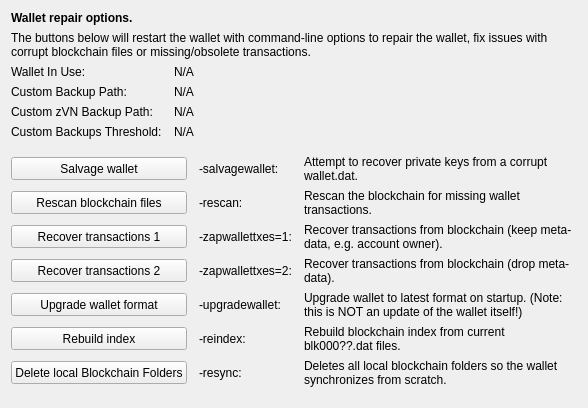
     <widget class="QWidget" name="tab_repair">
      <attribute name="title">
       <string>&amp;Wallet Repair</string>
      </attribute>
      <layout class="QGridLayout" name="gridLayout_4" columnstretch="0,0,0,0">
       <property name="horizontalSpacing">
        <number>12</number>
       </property>
       <item row="0" column="0" colspan="4">
        <widget class="QLabel" name="label_repair_header">
         <property name="font">
          <font>
           <weight>75</weight>
           <bold>true</bold>
          </font>
         </property>
         <property name="text">
          <string>Wallet repair options.</string>
         </property>
        </widget>
       </item>
       <item row="1" column="0" colspan="4">
        <widget class="QLabel" name="label_repair_helptext">
         <property name="font">
          <font>
           <weight>50</weight>
           <bold>false</bold>
          </font>
         </property>
         <property name="text">
          <string>The buttons below will restart the wallet with command-line options to repair the wallet, fix issues with corrupt blockchain files or missing/obsolete transactions.</string>
         </property>
         <property name="wordWrap">
          <bool>true</bool>
         </property>
        </widget>
       </item>
       <item row="2" column="0">
        <widget class="QLabel" name="wallet_path_label">
         <property name="text">
          <string>Wallet In Use:</string>
         </property>
        </widget>
       </item>
       <item row="2" column="1" colspan="3">
        <widget class="QLabel" name="wallet_path">
         <property name="cursor">
          <cursorShape>IBeamCursor</cursorShape>
         </property>
         <property name="text">
          <string>N/A</string>
         </property>
         <property name="textFormat">
          <enum>Qt::PlainText</enum>
         </property>
         <property name="textInteractionFlags">
          <set>Qt::LinksAccessibleByMouse|Qt::TextSelectableByKeyboard|Qt::TextSelectableByMouse</set>
         </property>
        </widget>
       </item>
       <item row="3" column="0">
        <widget class="QLabel" name="wallet_custombackuppath_label">
         <property name="visible">
          <bool>false</bool>
         </property>
         <property name="text">
          <string>Custom Backup Path:</string>
         </property>
        </widget>
       </item>
       <item row="3" column="1" colspan="3">
        <widget class="QLabel" name="wallet_custombackuppath">
         <property name="cursor">
          <cursorShape>IBeamCursor</cursorShape>
         </property>
         <property name="visible">
          <bool>false</bool>
         </property>
         <property name="text">
          <string>N/A</string>
         </property>
         <property name="textFormat">
          <enum>Qt::PlainText</enum>
         </property>
         <property name="textInteractionFlags">
          <set>Qt::LinksAccessibleByMouse|Qt::TextSelectableByKeyboard|Qt::TextSelectableByMouse</set>
         </property>
        </widget>
       </item>
       <item row="4" column="0">
        <widget class="QLabel" name="wallet_customzpivbackuppath_label">
         <property name="visible">
          <bool>false</bool>
         </property>
         <property name="text">
          <string>Custom zVN Backup Path:</string>
         </property>
        </widget>
       </item>
       <item row="4" column="1" colspan="3">
        <widget class="QLabel" name="wallet_customzpivbackuppath">
         <property name="cursor">
          <cursorShape>IBeamCursor</cursorShape>
         </property>
         <property name="visible">
          <bool>false</bool>
         </property>
         <property name="text">
          <string>N/A</string>
         </property>
         <property name="textFormat">
          <enum>Qt::PlainText</enum>
         </property>
         <property name="textInteractionFlags">
          <set>Qt::LinksAccessibleByMouse|Qt::TextSelectableByKeyboard|Qt::TextSelectableByMouse</set>
         </property>
        </widget>
       </item>
       <item row="5" column="0">
        <widget class="QLabel" name="wallet_custombackupthreshold_label">
         <property name="visible">
          <bool>false</bool>
         </property>
         <property name="text">
          <string>Custom Backups Threshold:</string>
         </property>
        </widget>
       </item>
       <item row="5" column="1" colspan="3">
        <widget class="QLabel" name="wallet_custombackupthreshold">
         <property name="cursor">
          <cursorShape>IBeamCursor</cursorShape>
         </property>
         <property name="visible">
          <bool>false</bool>
         </property>
         <property name="text">
          <string>N/A</string>
         </property>
         <property name="textFormat">
          <enum>Qt::PlainText</enum>
         </property>
         <property name="textInteractionFlags">
          <set>Qt::LinksAccessibleByMouse|Qt::TextSelectableByKeyboard|Qt::TextSelectableByMouse</set>
         </property>
        </widget>
       </item>
       <item row="6" column="0">
        <spacer name="verticalSpacer_repair1">
         <property name="orientation">
          <enum>Qt::Vertical</enum>
         </property>
         <property name="sizeHint" stdset="0">
          <size>
           <width>10</width>
           <height>10</height>
          </size>
         </property>
        </spacer>
       </item>
       <item row="7" column="0" colspan="2">
        <widget class="QPushButton" name="btn_salvagewallet">
         <property name="minimumSize">
          <size>
           <width>100</width>
           <height>23</height>
          </size>
         </property>
         <property name="cursor">
          <cursorShape>PointingHandCursor</cursorShape>
         </property>
         <property name="text">
          <string>Salvage wallet</string>
         </property>
        </widget>
       </item>
       <item row="7" column="2">
        <widget class="QLabel" name="label_repair_salvage_command">
         <property name="text">
          <string notr="true">-salvagewallet:</string>
         </property>
        </widget>
       </item>
       <item row="7" column="3">
        <widget class="QLabel" name="label_repair_salvage">
         <property name="text">
          <string>Attempt to recover private keys from a corrupt wallet.dat.</string>
         </property>
         <property name="wordWrap">
          <bool>true</bool>
         </property>
        </widget>
       </item>
       <item row="8" column="0" colspan="2">
        <widget class="QPushButton" name="btn_rescan">
         <property name="minimumSize">
          <size>
           <width>100</width>
           <height>23</height>
          </size>
         </property>
         <property name="cursor">
          <cursorShape>PointingHandCursor</cursorShape>
         </property>
         <property name="text">
          <string>Rescan blockchain files</string>
         </property>
        </widget>
       </item>
       <item row="8" column="2">
        <widget class="QLabel" name="label_repair_rescan_command">
         <property name="text">
          <string notr="true">-rescan:</string>
         </property>
        </widget>
       </item>
       <item row="8" column="3">
        <widget class="QLabel" name="label_repair_rescan">
         <property name="text">
          <string>Rescan the blockchain for missing wallet transactions.</string>
         </property>
         <property name="wordWrap">
          <bool>true</bool>
         </property>
        </widget>
       </item>
       <item row="9" column="0" colspan="2">
        <widget class="QPushButton" name="btn_zapwallettxes1">
         <property name="minimumSize">
          <size>
           <width>100</width>
           <height>23</height>
          </size>
         </property>
         <property name="cursor">
          <cursorShape>PointingHandCursor</cursorShape>
         </property>
         <property name="text">
          <string>Recover transactions 1</string>
         </property>
        </widget>
       </item>
       <item row="9" column="2">
        <widget class="QLabel" name="label_repair_zap1_command">
         <property name="text">
          <string notr="true">-zapwallettxes=1:</string>
         </property>
        </widget>
       </item>
       <item row="9" column="3">
        <widget class="QLabel" name="label_repair_zap1">
         <property name="text">
          <string>Recover transactions from blockchain (keep meta-data, e.g. account owner).</string>
         </property>
         <property name="wordWrap">
          <bool>true</bool>
         </property>
        </widget>
       </item>
       <item row="10" column="0" colspan="2">
        <widget class="QPushButton" name="btn_zapwallettxes2">
         <property name="minimumSize">
          <size>
           <width>100</width>
           <height>23</height>
          </size>
         </property>
         <property name="cursor">
          <cursorShape>PointingHandCursor</cursorShape>
         </property>
         <property name="text">
          <string>Recover transactions 2</string>
         </property>
        </widget>
       </item>
       <item row="10" column="2">
        <widget class="QLabel" name="label_repair_zap2_command">
         <property name="text">
          <string notr="true">-zapwallettxes=2:</string>
         </property>
        </widget>
       </item>
       <item row="10" column="3">
        <widget class="QLabel" name="label_repair_zap2">
         <property name="text">
          <string>Recover transactions from blockchain (drop meta-data).</string>
         </property>
         <property name="wordWrap">
          <bool>true</bool>
         </property>
        </widget>
       </item>
       <item row="11" column="0" colspan="2">
        <widget class="QPushButton" name="btn_upgradewallet">
         <property name="minimumSize">
          <size>
           <width>100</width>
           <height>23</height>
          </size>
         </property>
         <property name="cursor">
          <cursorShape>PointingHandCursor</cursorShape>
         </property>
         <property name="text">
          <string>Upgrade wallet format</string>
         </property>
        </widget>
       </item>
       <item row="11" column="2">
        <widget class="QLabel" name="label_repair_upgrade_command">
         <property name="text">
          <string notr="true">-upgradewallet:</string>
         </property>
        </widget>
       </item>
       <item row="11" column="3">
        <widget class="QLabel" name="label_repair_upgrade">
         <property name="text">
          <string>Upgrade wallet to latest format on startup. (Note: this is NOT an update of the wallet itself!)</string>
         </property>
         <property name="wordWrap">
          <bool>true</bool>
         </property>
        </widget>
       </item>
       <item row="12" column="0" colspan="2">
        <widget class="QPushButton" name="btn_reindex">
         <property name="minimumSize">
          <size>
           <width>100</width>
           <height>23</height>
          </size>
         </property>
         <property name="cursor">
          <cursorShape>PointingHandCursor</cursorShape>
         </property>
         <property name="text">
          <string>Rebuild index</string>
         </property>
        </widget>
       </item>
       <item row="12" column="2">
        <widget class="QLabel" name="label_repair_reindex_command">
         <property name="text">
          <string notr="true">-reindex:</string>
         </property>
        </widget>
       </item>
       <item row="12" column="3">
        <widget class="QLabel" name="label_repair_reindex">
         <property name="text">
          <string>Rebuild blockchain index from current blk000??.dat files.</string>
         </property>
         <property name="wordWrap">
          <bool>true</bool>
         </property>
        </widget>
       </item>
       <item row="13" column="0" colspan="2">
        <widget class="QPushButton" name="btn_resync">
         <property name="minimumSize">
          <size>
           <width>100</width>
           <height>23</height>
          </size>
         </property>
         <property name="cursor">
          <cursorShape>PointingHandCursor</cursorShape>
         </property>
         <property name="text">
          <string>Delete local Blockchain Folders</string>
         </property>
        </widget>
       </item>
       <item row="13" column="2">
        <widget class="QLabel" name="label_repair_resync_command">
         <property name="text">
          <string>-resync:</string>
         </property>
        </widget>
       </item>
       <item row="13" column="3">
        <widget class="QLabel" name="label_repair_resync">
         <property name="text">
          <string>Deletes all local blockchain folders so the wallet synchronizes from scratch.</string>
         </property>
         <property name="wordWrap">
          <bool>true</bool>
         </property>
        </widget>
       </item>
       <item row="14" column="0">
        <spacer name="verticalSpacer_repair2">
         <property name="orientation">
          <enum>Qt::Vertical</enum>
         </property>
         <property name="sizeHint" stdset="0">
          <size>
           <width>20</width>
           <height>10</height>
          </size>
         </property>
        </spacer>
       </item>
      </layout>
     </widget>
